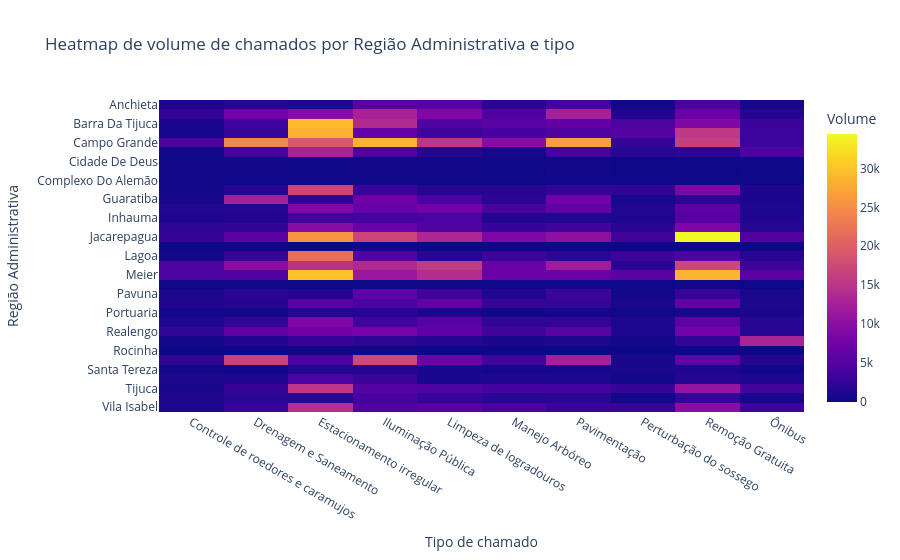

Write notebook code for a chart like this one.
### Markdown cell above
### Análise
i. Heatmap de volume de chamados por Região Administrativa e tipo

A análise do heatmap evidencia que alguns tipos de chamados, como estacionamento irregular e remoção gratuita, aparecem com forte intensidade em diversas regiões administrativas, como Botafogo, Méier e Tijuca, indicando problemas mais generalizados ligados à mobilidade urbana e uso do espaço público. Por outro lado, regiões como Santa Cruz e Realengo apresentam maior presença de chamados relacionados à pavimentação e iluminação pública, sugerindo demandas mais associadas à infraestrutura urbana.
Além disso, observa-se que áreas como Jacarezinho apresentam destaque em categorias específicas, como remoção gratuita, indicando particularidades locais na natureza dos chamados. De forma geral, o padrão reforça que a demanda por serviços não é homogênea, mas sim territorialmente estruturada, com regiões próximas apresentando perfis semelhantes de problemas, refletindo características urbanas e sociais distintas ao longo da cidade.

### Code cell
# Heatmap: Região Administrativa x Tipo
df_heatmap = (
    df_geoanalise
    .groupby(["nome_regiao_administrativa", "tipo"], as_index=False)
    .agg(volume_total=("volume_chamados", "sum"))
)
top_tipos = (
    df_geoanalise
    .groupby("tipo")["volume_chamados"]
    .sum()
    .sort_values(ascending=False)
    .head(10)
    .index
)

df_heatmap_top = df_heatmap[df_heatmap["tipo"].isin(top_tipos)]
df_heatmap_pivot = df_heatmap_top.pivot_table(
    index="nome_regiao_administrativa",
    columns="tipo",
    values="volume_total",
    aggfunc="sum",
    fill_value=0
)

fig = px.imshow(
    df_heatmap_pivot,
    aspect="auto",
    title="Heatmap de volume de chamados por Região Administrativa e tipo",
    labels=dict(x="Tipo de chamado", y="Região Administrativa", color="Volume")
)

fig.show()

### Figure 1 — Plotly figure (JSON) as saved in the notebook; plotly's stock layout.template omitted (floating-point values rounded to 4 significant figures; data arrays with more than 128 entries replaced by an {"elided": "..."} marker saying what was removed)
{"data": [{"coloraxis": "coloraxis", "hovertemplate": "Tipo de chamado: %{x}<br>Região Administrativa: %{y}<br>Volume: %{z}<extra></extra>", "name": "0", "type": "heatmap", "x": ["Controle de roedores e caramujos", "Drenagem e Saneamento", "Estacionamento irregular", "Iluminação Pública", "Limpeza de logradouros", "Manejo Arbóreo", "Pavimentação", "Perturbação do sossego", "Remoção Gratuita", "Ônibus"], "xaxis": "x", "y": ["Anchieta", "Bangu", "Barra Da Tijuca", "Botafogo", "Campo Grande", "Centro", "Cidade De Deus", "Complexo Da Mare", "Complexo Do Alemão", "Copacabana", "Guaratiba", "Ilha Do Governador", "Inhauma", "Iraja", "Jacarepagua", "Jacarezinho", "Lagoa", "Madureira", "Meier", "Paqueta", "Pavuna", "Penha", "Portuaria", "Ramos", "Realengo", "Rio Comprido", "Rocinha", "Santa Cruz", "Santa Tereza", "Sao Cristovao", "Tijuca", "Vigario Geral", "Vila Isabel"], "yaxis": "y", "z": {"elided": "33x10 int values"}}], "layout": {"coloraxis": {"colorbar": {"title": {"text": "Volume"}}, "colorscale": [[0, "#0d0887"], [0.1111, "#46039f"], [0.2222, "#7201a8"], [0.3333, "#9c179e"], [0.4444, "#bd3786"], [0.5556, "#d8576b"], [0.6667, "#ed7953"], [0.7778, "#fb9f3a"], [0.8889, "#fdca26"], [1, "#f0f921"]]}, "title": {"text": "Heatmap de volume de chamados por Região Administrativa e tipo"}, "xaxis": {"anchor": "y", "domain": [0, 1], "title": {"text": "Tipo de chamado"}}, "yaxis": {"anchor": "x", "autorange": "reversed", "domain": [0, 1], "title": {"text": "Região Administrativa"}}}}
